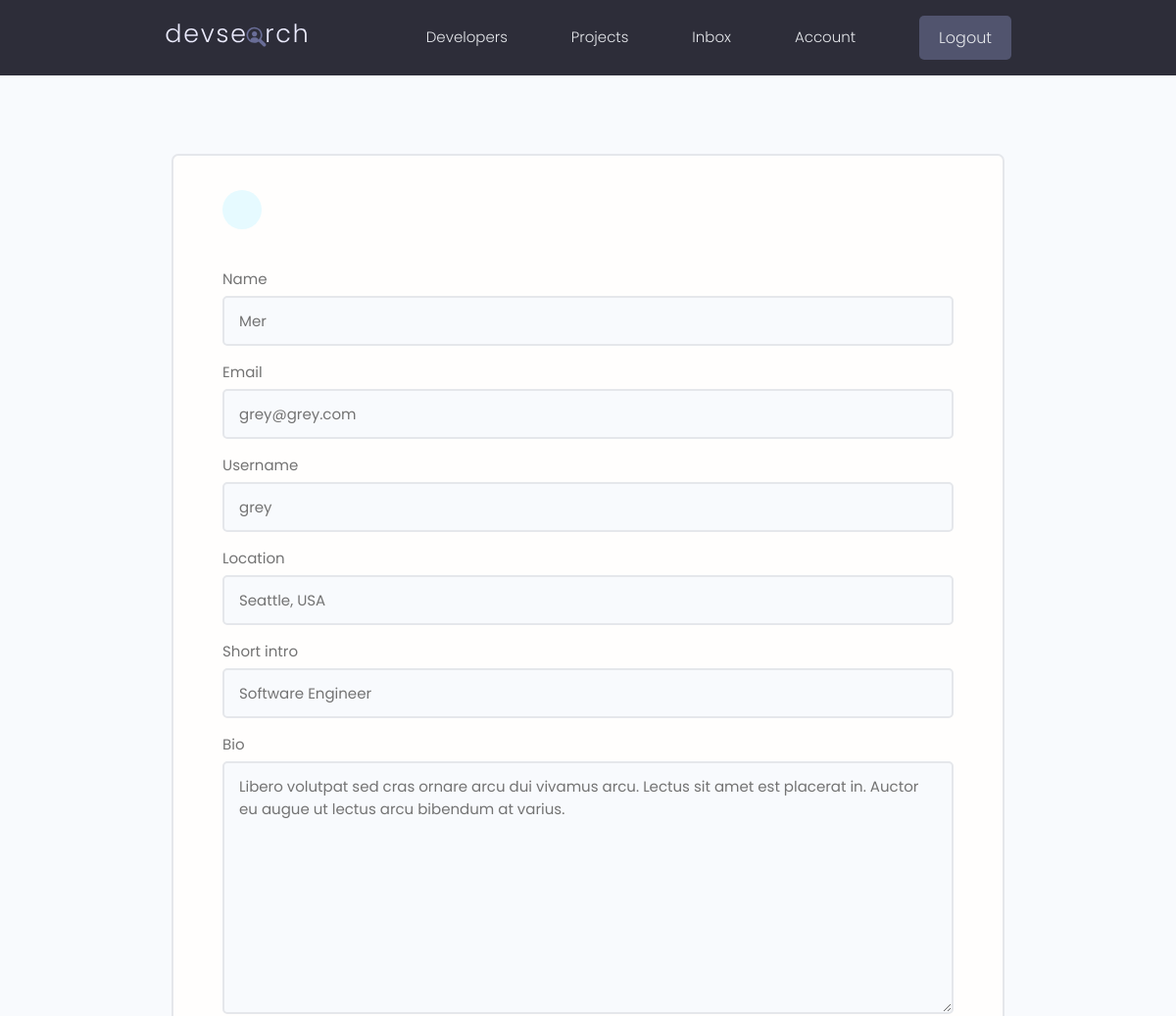
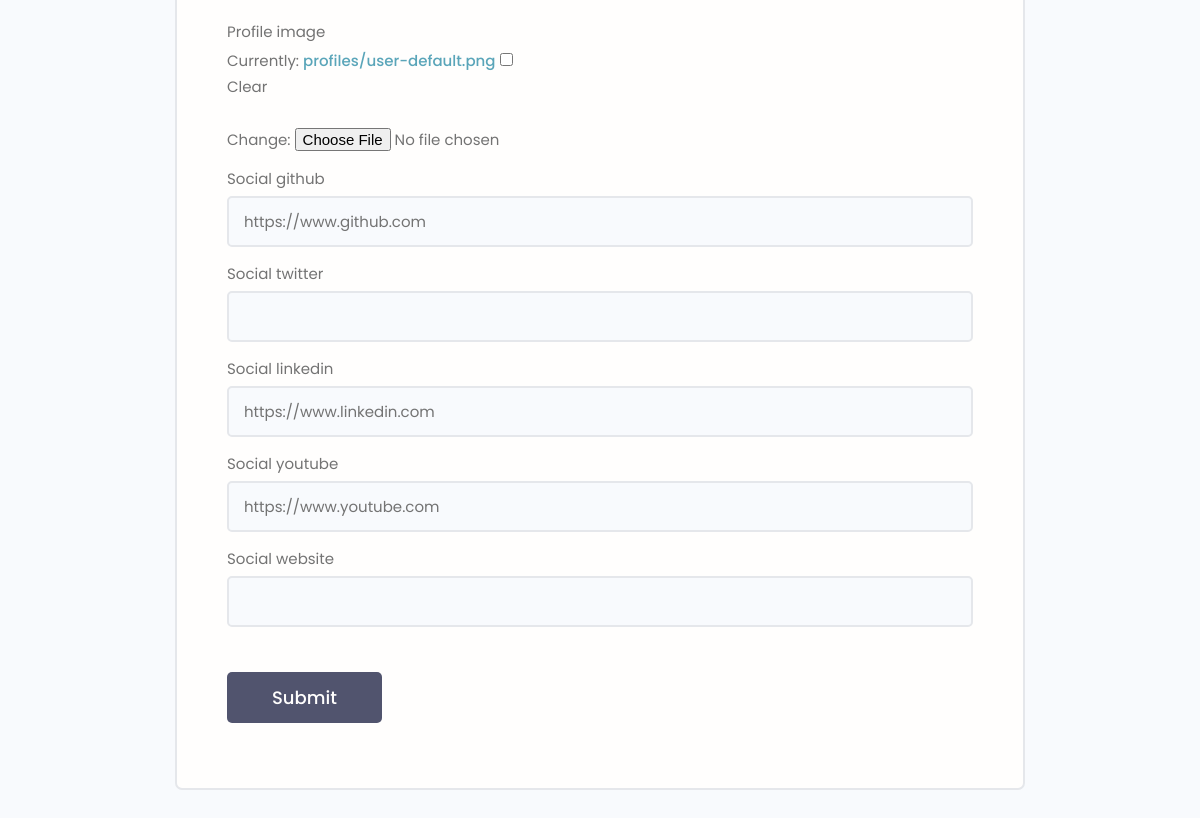
/edit-account/ (signed in), run on the app's committed database (2 pictures, top to bottom).
### users/models.py (models this page shows, shortened)
class Profile(models.Model):
  user = models.OneToOneField(User, null=True, on_delete=models.CASCADE, blank=True)
  name = models.CharField(max_length=200, null=True, blank=True)
  email = models.EmailField(max_length=500, null=True, blank=True)
  username = models.CharField(max_length=200, null=True, blank=True)
  location = models.CharField(max_length=200, null=True, blank=True)
  short_intro = models.CharField(max_length=500, null=True, blank=True)
  bio = models.TextField(null=True, blank=True)
  profile_image = models.ImageField(null=True, blank=True, upload_to='profiles/', default='profiles/user-default.png')
  social_github = models.CharField(max_length=200, null=True, blank=True)
  social_twitter = models.CharField(max_length=200, null=True, blank=True)
  social_linkedin = models.CharField(max_length=200, null=True, blank=True)
  social_youtube = models.CharField(max_length=200, null=True, blank=True)
  social_website = models.CharField(max_length=200, null=True, blank=True)
  id = models.UUIDField(primary_key=True, default=uuid.uuid4, editable=False, unique=True)
  created = models.DateTimeField(auto_now_add=True)
  updated = models.DateTimeField(auto_now=True)

### users/views.py (the view)
# urls.py: path('edit-account/', views.editAccount, name='edit-account'),
@login_required(login_url='login')
def editAccount(request):
    form = CustomProfileForm(instance=request.user.profile)
    if request.method == 'POST':
        form = CustomProfileForm(request.POST, request.FILES, instance=request.user.profile)
        if form.is_valid():
            form.save()
            return redirect('account')
    context = {'form': form}
    return render(request, 'users/profile-form.html', context)

### users/forms.py
class CustomProfileForm(ModelForm):
  class Meta:
    model = Profile
    fields = ['name', 'email', 'username', 'location', 'short_intro', 'bio', 'profile_image', 'social_github', 'social_twitter', 'social_linkedin', 'social_youtube', 'social_website']
  def __init__(self, *args, **kwargs):
    super(CustomProfileForm, self).__init__(*args, **kwargs)
    for name,field in self.fields.items():
      field.widget.attrs.update({'class': 'input'})

### users/templates/users/profile-form.html (shortened to what this page needs)
{% extends 'main.html' %}
{% block content %}
<main class="formPage my-xl">
  <div class="content-box">
      <div class="formWrapper">
          <a class="backButton" href="{% url 'account' %}"></a>
          <br>
          <form class="form" method="POST" enctype="multipart/form-data" action="{% url 'edit-account' %}">
            {% for field in form %}
              <div class="form__field">
                  <label for="formInput#text">{{field.label}} </label>
                  {{field}}
              </div>
              {% endfor %}
              <input class="btn btn--sub btn--lg  my-md" type="submit" value="Submit" />
          </form>
      </div>
  </div>
</main>
{% endblock content %}

### static/styles/app.css (style rules this page uses)
:root { --color-sub: #2d2d39; }
.btn--sub { background-color: var(--color-sub-light); }
.content-box { width: 95%; max-width: 85rem; margin: 0 auto; }
.backButton { background: var(--color-main-light); color: var(--color-main); width: 4rem; height: 4rem; display: flex; align-items: center; justify-content: center; border-radius: 50%; }
.formPage .formWrapper { list-style: none; background: var(--color-white); padding: 3.5rem 5rem; border: 2px solid var(--color-light); border-radius: 0.7rem; }

### static/uikit/styles/modules/_variables.css (style rules this page uses)
:root { --color-main: #5aa5b9; --color-main-light: #e6faff; --color-sub: #3f4156; --color-sub-light: #51546e; --color-sub-lighter: #ededfd; --color-text: #737373; --color-gray: #8b8b8b; --color-light: #e5e7eb; --color-light-gray: #767676; --color-bg: #f8fafd; --color-white: #fffefd; --color-white-light: #f3f3f3; --color-success: #359e64; --color-success-bg: #def8e8; --color-error: #fc4b0b; --color-error-bg: #fff2ee; --font-base: 'Poppins', arial, helvetica, 'Segoe UI', roboto, ubuntu, sans-serif; --font-monospace: 'Fira Code', 'Courier New', courier, monospace; --font-regular: 300; --font-medium: 500; --font-bold: 700; --generic-shadow: 1px 1px 5px #00000010; --generic-transition: all 0.3s ease-in-out; }

### static/uikit/styles/modules/_base.css (style rules this page uses)
* { margin: 0; padding: 0; box-sizing: border-box; text-rendering: optimizeLegibility; color: inherit; font-size: inherit; }
html { font-size: 50%; }
@media only screen and (min-width: 480px) { html { font-size: 56.25%; } }
@media only screen and (min-width: 1200px) { html { font-size: 62.5%; } }
body { line-height: 1.6; font-weight: 400; font-size: 1.5rem; color: var(--color-text); background-color: var(--color-bg); min-height: 100vh; }

### static/uikit/styles/modules/_typography.css (style rules this page uses)
* { font-family: var(--font-base); }
a { padding-bottom: 2px; text-decoration: none; display: inline-block; color: var(--color-main); font-weight: var(--font-medium); }

### static/uikit/styles/modules/_utilities.css (style rules this page uses)
.my-md { margin: 3rem auto; }
.my-xl { margin: 8rem auto; }

### static/uikit/styles/modules/_button.css (style rules this page uses)
.btn { display: inline-block; position: relative; cursor: pointer; background-color: var(--color-light); font-weight: var(--font-medium); color: var(--color-sub); text-decoration: none; padding: 1rem 2rem; border-radius: 0.5rem; border: none; width: -webkit-fit-content; width: -moz-fit-content; width: fit-content; height: -webkit-fit-content; height: -moz-fit-content; height: fit-content; font-size: 1.6rem; outline-width: 0; outline-color: transparent; -webkit-backface-visibility: hidden; backface-visibility: hidden; transition: all 0.3s ease-in-out; }
.btn--sub { background-color: var(--color-sub); color: var(--color-white); }
.btn--lg { font-size: 1.8rem; padding: 1.2rem 4.5rem; }

### static/uikit/styles/modules/_form.css (style rules this page uses)
.form { display: block; }
.form__field { margin-top: 1.5rem; margin-bottom: 1.5rem; }
.form__label, .form__field > label { display: block; margin-bottom: 0.5rem; color: var(--color-text); }
input.input[type='text'], input.input[type='email'], input.input[type='password'], input.input[type='number'], textarea.input { min-width: 24rem; width: 100%; padding: 1.2rem 1.5rem; border-radius: 0.5rem; border: 2px solid var(--color-light); transition: all 0.3s ease-in-out; background-color: var(--color-bg); }

### data on the page
Profile: form "Mer" "grey@grey.com" "grey" "Seattle, USA" "Software Engineer" "Libero volutpat sed cras ornare arcu dui vivamus arcu. Lectus sit amet est placerat in. Auctor eu augue ut lectus arcu bibendum at varius." "https://www.github.com" "https://www.linkedin.com" "https://www.youtube.com"

### other printed values
{{ field.label }} "Name" "Email" "Username" "Location" "Short intro" "Bio" "Profile image" "Social github" "Social twitter" "Social linkedin" "Social youtube" "Social website"
